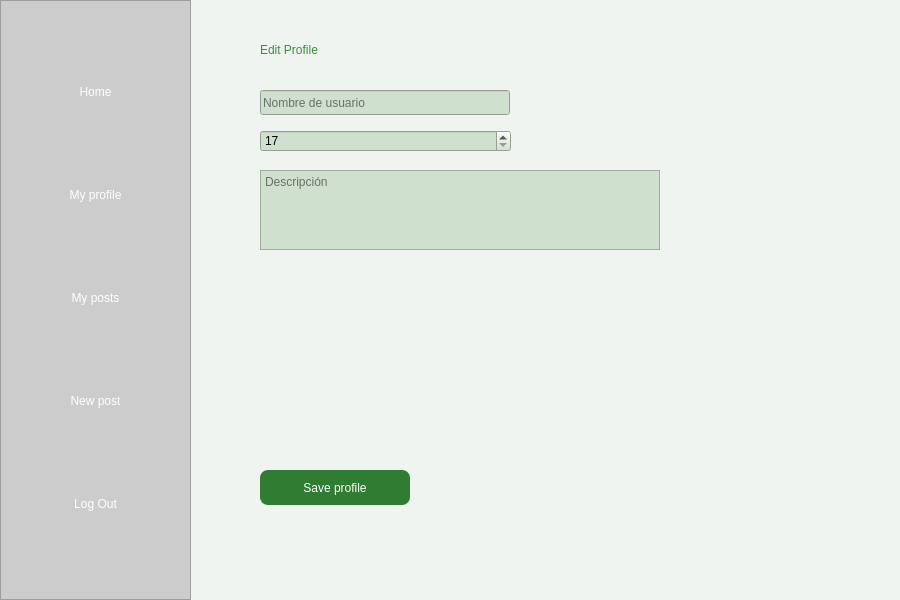
<?xml version="1.0" encoding="UTF-8"?>
<ui version="4.0">
 <class>MainWindow</class>
 <widget class="QMainWindow" name="MainWindow">
  <property name="geometry">
   <rect>
    <x>0</x>
    <y>0</y>
    <width>900</width>
    <height>600</height>
   </rect>
  </property>
  <property name="windowTitle">
   <string>Mi Perfil</string>
  </property>
  <property name="windowIcon">
   <iconset resource="../../../recursos.qrc">
    <normaloff>:/src/vista/imagenes/logoUniConecta.png</normaloff>:/src/vista/imagenes/logoUniConecta.png</iconset>
  </property>
  <property name="styleSheet">
   <string notr="true">
    QMainWindow {
        background-color: #f0f4f1;
    }
    QPushButton {
        background-color: #2e7d32;
        color: white;
        border-radius: 8px;
        font: bold 10pt &quot;Segoe UI&quot;;
        padding: 8px;
    }
    QPushButton:hover {
        background-color: #388e3c;
    }
   </string>
  </property>
  <widget class="QWidget" name="centralwidget">
   <widget class="QFrame" name="sidebar">
    <property name="geometry">
     <rect>
      <x>0</x>
      <y>0</y>
      <width>191</width>
      <height>600</height>
     </rect>
    </property>
    <property name="styleSheet">
     <string notr="true">background-color: #cccccc;</string>
    </property>
    <property name="frameShape">
     <enum>QFrame::StyledPanel</enum>
    </property>
    <layout class="QVBoxLayout" name="verticalLayoutSidebar">
     <item>
      <widget class="QPushButton" name="BotonTablon">
       <property name="styleSheet">
        <string notr="true">      QPushButton:hover {
        background-color: #388e3c;
      }</string>
       </property>
       <property name="text">
        <string>Home</string>
       </property>
      </widget>
     </item>
     <item>
      <widget class="QPushButton" name="BotonMiPerfil">
       <property name="styleSheet">
        <string notr="true">      QPushButton:hover {
        background-color: #388e3c;
      }</string>
       </property>
       <property name="text">
        <string>My profile</string>
       </property>
      </widget>
     </item>
     <item>
      <widget class="QPushButton" name="BotonEventos">
       <property name="styleSheet">
        <string notr="true">      QPushButton:hover {
        background-color: #388e3c;
      }</string>
       </property>
       <property name="text">
        <string>My posts</string>
       </property>
      </widget>
     </item>
     <item>
      <widget class="QPushButton" name="BotonPublicacion">
       <property name="styleSheet">
        <string notr="true">      QPushButton:hover {
        background-color: #388e3c;
      }</string>
       </property>
       <property name="text">
        <string>New post</string>
       </property>
      </widget>
     </item>
     <item>
      <widget class="QPushButton" name="BotonCerrarSesion">
       <property name="styleSheet">
        <string notr="true">      QPushButton:hover {
        background-color: #388e3c;
      }</string>
       </property>
       <property name="text">
        <string>Log Out</string>
       </property>
      </widget>
     </item>
    </layout>
   </widget>
   <widget class="QLabel" name="mainLabel">
    <property name="geometry">
     <rect>
      <x>260</x>
      <y>30</y>
      <width>600</width>
      <height>40</height>
     </rect>
    </property>
    <property name="styleSheet">
     <string notr="true">font: 18pt &quot;Century&quot;; color: #388e3c;</string>
    </property>
    <property name="text">
     <string>Edit Profile</string>
    </property>
   </widget>
   <widget class="QLineEdit" name="EditarUsuario">
    <property name="geometry">
     <rect>
      <x>260</x>
      <y>90</y>
      <width>250</width>
      <height>25</height>
     </rect>
    </property>
    <property name="styleSheet">
     <string notr="true">background-color: #d0e0ce;</string>
    </property>
    <property name="text">
     <string/>
    </property>
    <property name="placeholderText">
     <string>Nombre de usuario</string>
    </property>
   </widget>
   <widget class="QTextEdit" name="EditarDescripcion">
    <property name="geometry">
     <rect>
      <x>260</x>
      <y>170</y>
      <width>400</width>
      <height>80</height>
     </rect>
    </property>
    <property name="styleSheet">
     <string notr="true">background-color: #d0e0ce;</string>
    </property>
    <property name="placeholderText">
     <string>Descripción</string>
    </property>
   </widget>
   <widget class="QPushButton" name="BotonGuardarPerfil">
    <property name="geometry">
     <rect>
      <x>260</x>
      <y>470</y>
      <width>150</width>
      <height>35</height>
     </rect>
    </property>
    <property name="text">
     <string>Save profile</string>
    </property>
   </widget>
   <widget class="QSpinBox" name="EditarEdad">
    <property name="geometry">
     <rect>
      <x>260</x>
      <y>130</y>
      <width>251</width>
      <height>22</height>
     </rect>
    </property>
    <property name="styleSheet">
     <string notr="true">background-color: #d0e0ce;</string>
    </property>
    <property name="minimum">
     <number>17</number>
    </property>
    <property name="maximum">
     <number>90</number>
    </property>
   </widget>
  </widget>
 </widget>
 <resources>
  <include location="../../../recursos.qrc"/>
 </resources>
 <connections/>
</ui>
